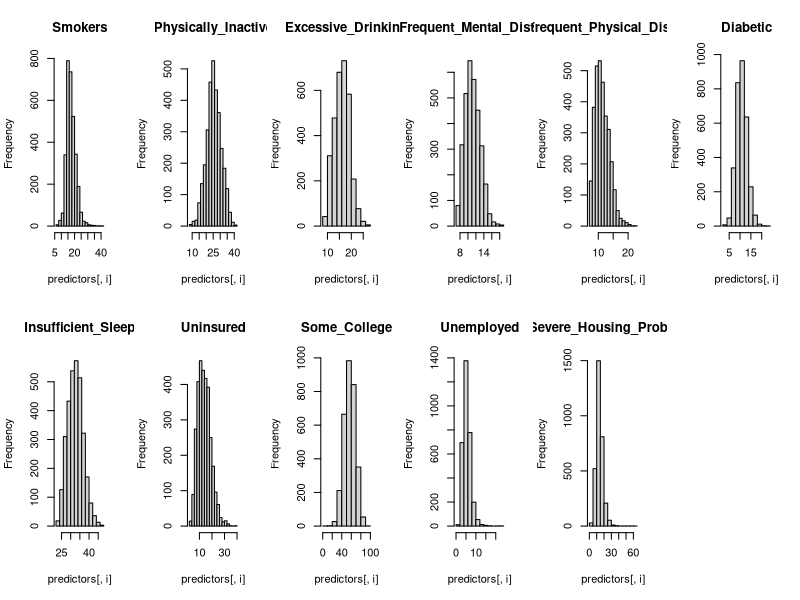
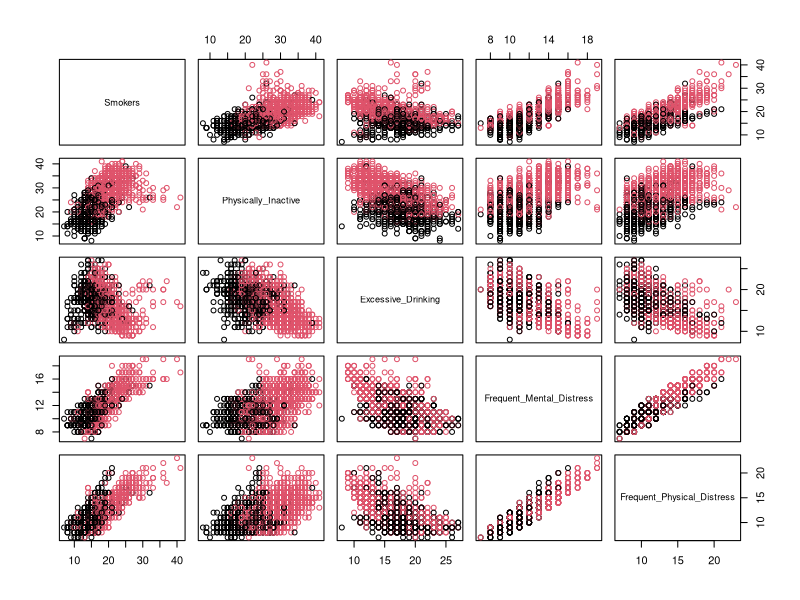
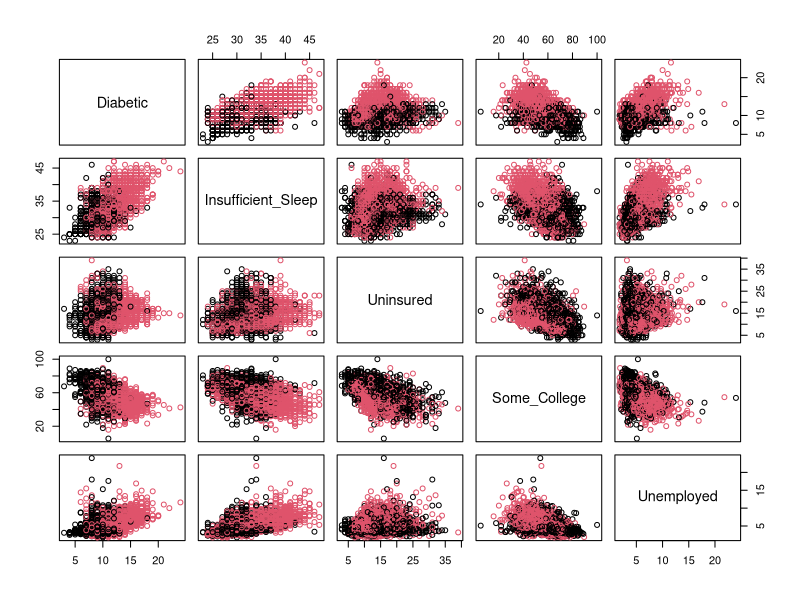
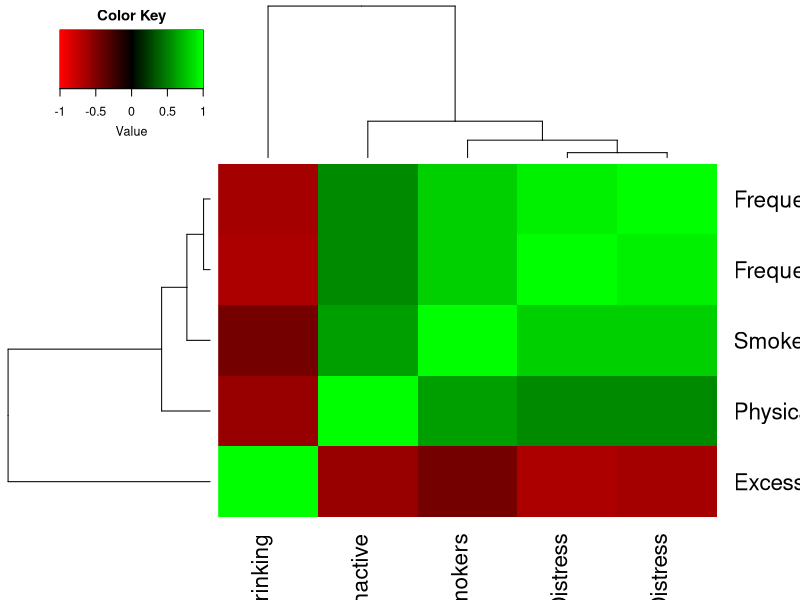
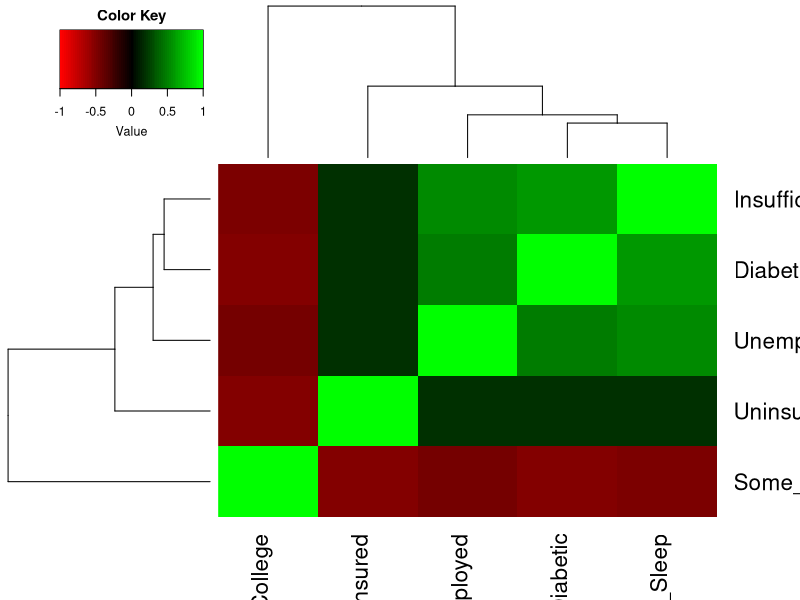
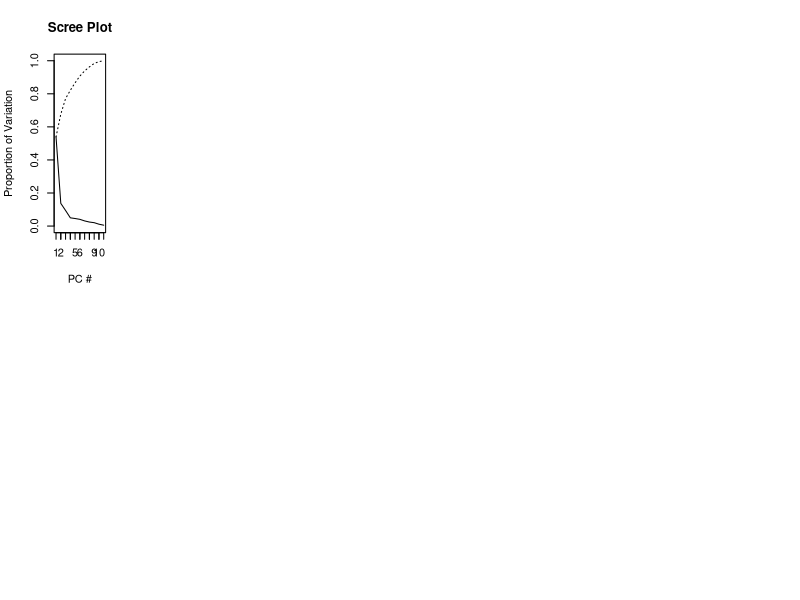
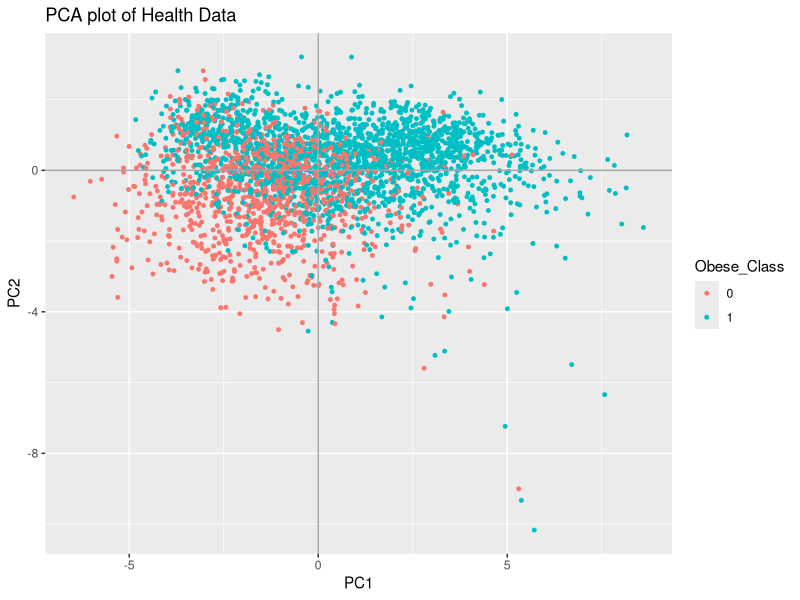
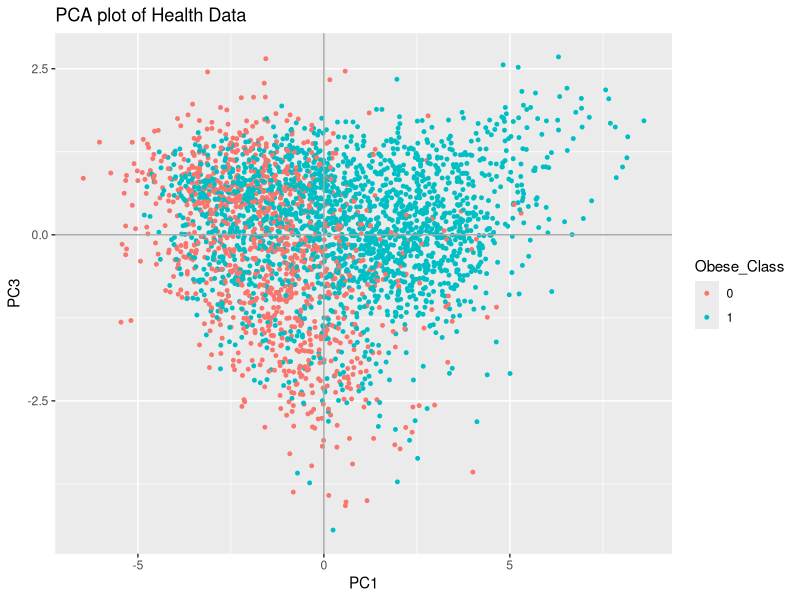

Here is the R script that generated these plots, in order:
## ---- chunk 1
knitr::opts_chunk$set(echo = TRUE)

library(Hmisc)
library(gplots)
library(ggplot2)
library(ROCR)
library(MASS)
## ---- chunk 2
# import health data
data = read.csv("./Data/CHR_Data.csv")

# show data summary to identify variables with missing data
summary(data)
## ---- chunk 3
# impute variables with their medians, prefer medians in the event there is any skew
data$Premature_Death_Rate <- with(data,impute(Premature_Death_Rate,median)) # may use this later so imputing now
data$Unemployed <- with(data,impute(Unemployed,median))
data$Uninsured <- with(data,impute(Uninsured,median))
data$Graduation_Rate <- with(data,impute(Graduation_Rate))

# rescale Premature_Death_Rate so min value = 2.947 vs 2947, just a preference so it's not scaled so diff from predictors
data$Premature_Death_Rate <- data$Premature_Death_Rate/1000
## ---- chunk 4
# get chosen predictors for EDA
predictors <- data[,c(5,7:13,15:17)]

# histogram of chosen predictors
par(mfrow=c(2,6))
for(i in 1:11) {
    hist(predictors[,i], main=names(predictors)[i])
}
## ---- chunk 5
# create Obese Binary Classification
data$Obese_Class <- 1
data[data$Obese < 30, "Obese_Class"] <- 0
data$Obese_Class <- as.factor(as.character(data$Obese_Class))

# -- create new data set with obese_class first --
data2 <- data[,c(25,5,7:13,15:17)]

# scatter matrices, with Obese at the top
pairs(data2[,c(2:6)],col=data$Obese_Class)
pairs(data2[,c(7:11)],col=data$Obese_Class)

# predictor heatmap correlations
cor1 <- cor(data2[,2:6])
cor2 <- cor(data2[,7:11])

heatmap.2(cor1,col=redgreen(75), 
          density.info="none", trace="none", dendrogram=c("both"), 
          symm=F,symkey=T,symbreaks=T, scale="none",key=T)
heatmap.2(cor2,col=redgreen(75), 
          density.info="none", trace="none", dendrogram=c("both"), 
          symm=F,symkey=T,symbreaks=T, scale="none",key=T)
## ---- chunk 6
cov(data2[2:11]) # remove race
sum(diag(cov(data2[2:11]))) # total variance
## ---- chunk 7
# Logistics Regression
glm.fit <- glm(Obese_Class ~ ., data = data2, family = binomial)
summary(glm.fit)
## ---- chunk 8
# reduce data set to include only significant variables
data3 = data2[,c(1:3,5,7,9)]

# Logistics Regression
glm.fit <- glm(Obese_Class ~ ., data = data3, family = binomial)
summary(glm.fit)
## ---- chunk 9

# PCA
dat.x <- data2[,2:12]
dat.y <- data2[,1]
pc.result<-prcomp(dat.x,scale.=TRUE)
pc.scores<-pc.result$x
pc.scores<-data.frame(pc.scores)
pc.scores$Obese_Class<-dat.y

#Loadings for interpretation
pc.result$rotation
## ---- chunk 10
#Scree plot
pc.eigen<-(pc.result$sdev)^2
pc.prop<-pc.eigen/sum(pc.eigen)
pc.cumprop<-cumsum(pc.prop)
plot(1:11,pc.prop,type="l",main="Scree Plot",ylim=c(0,1),xlab="PC #",ylab="Proportion of Variation")
axis(1, seq(1,11,1))
lines(1:11,pc.cumprop,lty=3)
## ---- chunk 11

#Use ggplot2 to plot pc's
ggplot(data = pc.scores, aes(x = PC1, y = PC2)) +
    geom_point(aes(col=Obese_Class), size=1)+
  geom_hline(yintercept = 0, colour = "gray65") +
    geom_vline(xintercept = 0, colour = "gray65") +
    ggtitle("PCA plot of Health Data")

ggplot(data = pc.scores, aes(x = PC1, y = PC3)) +
  geom_point(aes(col=Obese_Class), size=1)+
  geom_hline(yintercept = 0, colour = "gray65") +
  geom_vline(xintercept = 0, colour = "gray65") +
  ggtitle("PCA plot of Health Data")

ggplot(data = pc.scores, aes(x = PC1, y = PC4)) +
    geom_point(aes(col=Obese_Class), size=1)+
  geom_hline(yintercept = 0, colour = "gray65") +
    geom_vline(xintercept = 0, colour = "gray65") +
    ggtitle("PCA plot of Health Data")

ggplot(data = pc.scores, aes(x = PC1, y = PC5)) +
    geom_point(aes(col=Obese_Class), size=1)+
  geom_hline(yintercept = 0, colour = "gray65") +
    geom_vline(xintercept = 0, colour = "gray65") +
    ggtitle("PCA plot of Health Data")

ggplot(data = pc.scores, aes(x = PC1, y = PC6)) +
    geom_point(aes(col=Obese_Class), size=1)+
  geom_hline(yintercept = 0, colour = "gray65") +
    geom_vline(xintercept = 0, colour = "gray65") +
    ggtitle("PCA plot of Health Data")

ggplot(data = pc.scores, aes(x = PC1, y = PC7)) +
    geom_point(aes(col=Obese_Class), size=1)+
  geom_hline(yintercept = 0, colour = "gray65") +
    geom_vline(xintercept = 0, colour = "gray65") +
    ggtitle("PCA plot of Health Data")

ggplot(data = pc.scores, aes(x = PC1, y = PC8)) +
  geom_point(aes(col=Obese_Class), size=1)+
  geom_hline(yintercept = 0, colour = "gray65") +
  geom_vline(xintercept = 0, colour = "gray65") +
  ggtitle("PCA plot of Health Data")

ggplot(data = pc.scores, aes(x = PC1, y = PC9)) +
    geom_point(aes(col=Obese_Class), size=1)+
  geom_hline(yintercept = 0, colour = "gray65") +
    geom_vline(xintercept = 0, colour = "gray65") +
    ggtitle("PCA plot of Health Data")

ggplot(data = pc.scores, aes(x = PC1, y = PC10)) +
    geom_point(aes(col=Obese_Class), size=1)+
  geom_hline(yintercept = 0, colour = "gray65") +
    geom_vline(xintercept = 0, colour = "gray65") +
    ggtitle("PCA plot of Health Data")

ggplot(data = pc.scores, aes(x = PC1, y = PC11)) +
    geom_point(aes(col=Obese_Class), size=1)+
  geom_hline(yintercept = 0, colour = "gray65") +
    geom_vline(xintercept = 0, colour = "gray65") +
    ggtitle("PCA plot of Health Data")

## ---- chunk 12
samplesize=nrow(data2)
train_percent = .75
train_indices = sample(seq(1,samplesize,length = samplesize),train_percent*samplesize) # get random indices
train = data3[train_indices,] # random training data 
test = data3[-train_indices,] # random test data 

lda <- lda(Obese_Class~.,data = train)
qda <- qda(Obese_Class~.,data = train)

#lda confusion matrix
lda_prd<-predict(lda, newdata = test)$class
lda_cm<-table(lda_prd,test$Obese_Class)
lda_cm

#qda confusion matrix
qda_prd<-predict(qda, newdata = test)$class
qda_cm<-table(qda_prd,test$Obese_Class)
qda_cm

#lda overall misclassification rrror rate
lda_ME<-(lda_cm[2,1]+lda_cm[1,2])/(lda_cm[1,2]+lda_cm[2,2])
lda_ME

#lda Overall Accuracy
1-lda_ME

#qda overall misclassification rrror rate
qda_ME<-(qda_cm[2,1]+qda_cm[1,2])/(qda_cm[1,2]+qda_cm[2,2])
qda_ME

#qda Overall Accuracy
1-qda_ME

#--lda ROC--
ldaprd<-predict(lda, newdata = train)$posterior
#correcting for the way lda creates predicted probabilities
ldaprd<-ldaprd[,2]

pred <- prediction(ldaprd, train$Obese_Class)
roc.perf = performance(pred, measure = "tpr", x.measure = "fpr")
auc.train <- performance(pred, measure = "auc")
auc.train <- auc.train@y.values

#Plot lda ROC
plot(roc.perf,main="LDA")
abline(a=0, b= 1) #Ref line indicating poor performance
text(x = .25, y = .75,paste("AUC = ", round(auc.train[[1]],3), sep = ""))

#--qda ROC--
qdaprd<-predict(qda, newdata = train)$posterior
#correcting for the way lda creates predicted probabilities
qdaprd<-qdaprd[,2]

pred <- prediction(qdaprd, train$Obese_Class)
roc.perf = performance(pred, measure = "tpr", x.measure = "fpr")
auc.train <- performance(pred, measure = "auc")
auc.train <- auc.train@y.values

#Plot lda ROC
plot(roc.perf,main="QDA")
abline(a=0, b= 1) #Ref line indicating poor performance
text(x = .25, y = .75,paste("AUC = ", round(auc.train[[1]],3), sep = ""))
